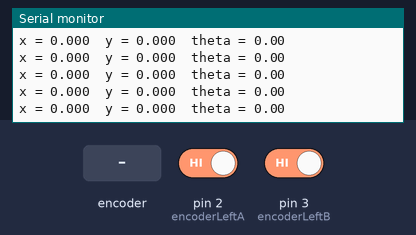
The sketch below on a simulated Arduino Uno, built with avr-gcc and run on an emulated ATmega328P. Shown: the last lines printed to the serial monitor. Inputs (shaded band) come from the test bench; at power-on: pin 2 (encoderLeftA) HIGH, pin 3 (encoderLeftB) HIGH.

Above: at 1.2 s.
1.3 s: rotary encoder on pin 2 (encoderLeftA) / pin 3 (encoderLeftB) turned 1 step (first pin leading)
At 1.45 s:
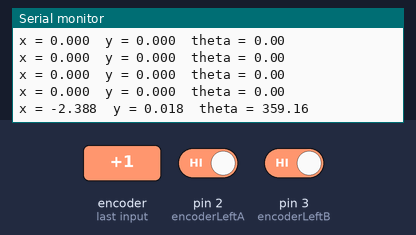
3.0 s: rotary encoder on pin 2 (encoderLeftA) / pin 3 (encoderLeftB) turned 1 step (first pin leading)
At 3.08 s:
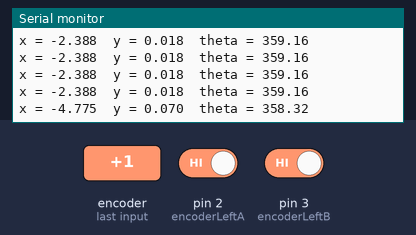
4.7 s: rotary encoder on pin 2 (encoderLeftA) / pin 3 (encoderLeftB) turned 3 steps (first pin leading)
At 4.81 s:
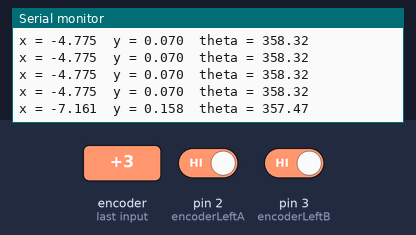
Timing chart, 0 to 7.7 s (numbered marks = the images above; inputs shaded):
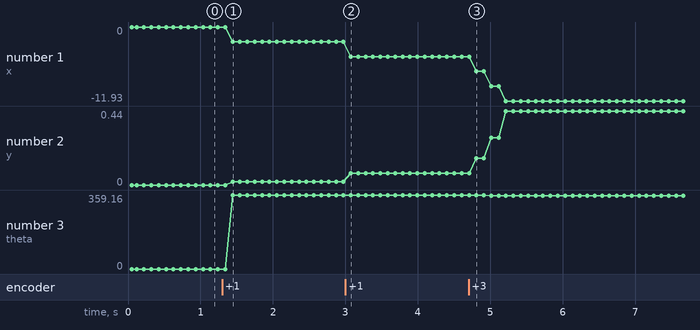

Measured:
- after the input at 1.3 s, the serial monitor: prints a new line after 0.14 s (image 1)
- after the input at 3.0 s, the serial monitor: prints a new line after 0.07 s (image 2)
- after the input at 4.7 s, the serial monitor: prints a new line after 0.11 s (image 3)
- plotted number 1: 0 → -2.39 after the input at 1.3 s, -2.39 → -4.78 after the input at 3.0 s, -4.78 → -11.93 after the input at 4.7 s
- plotted number 2: 0 → 0.02 after the input at 1.3 s, 0.02 → 0.07 after the input at 3.0 s, 0.07 → 0.44 after the input at 4.7 s
- plotted number 3: 0 → 359.16 after the input at 1.3 s, 359.16 → 358.32 after the input at 3.0 s, 358.32 → 355.79 after the input at 4.7 s

The sketch:

Co-ordinates_2Mecanum.ino
```cpp
#include <Arduino.h>

// ---------------- ENCODER PINS ----------------
const int encoderLeftA = 2;     // Left encoder channel A
const int encoderLeftB = 3;     // Left encoder channel B
const int encoderRightA = 18;   // Right encoder channel A
const int encoderRightB = 19;   // Right encoder channel B

// ---------------- ROBOT CONSTANTS ----------------
const float pulsesPerRevLeft = 100.0;    // measured
const float pulsesPerRevRight = 140.0;   // measured
const float wheelDiameter = 152.0;       //
const float wheelBase = 325.0;           //
const float wheelCircumference = PI * wheelDiameter;  // mm

// ---------------- ENCODER COUNTS ----------------
volatile long leftPulses = 0;
volatile long rightPulses = 0;

// ---------------- POSITION VARIABLES ----------------
float x = 0.0;     // meters
float y = 0.0;     // meters
float theta = 0.0; // degrees (orientation)

long prevLeftPulses = 0;
long prevRightPulses = 0;

// ---------------- INTERRUPT SERVICE ROUTINES ----------------
void leftEncoderISR() {
  if (digitalRead(encoderLeftB) == HIGH)
    leftPulses++;
  else
    leftPulses--;
}

void rightEncoderISR() {
  if (digitalRead(encoderRightB) == HIGH)
    rightPulses++;
  else
    rightPulses--;
}

// ---------------- SETUP ----------------
void setup() {
  Serial.begin(9600);

  pinMode(encoderLeftA, INPUT_PULLUP);
  pinMode(encoderLeftB, INPUT_PULLUP);
  pinMode(encoderRightA, INPUT_PULLUP);
  pinMode(encoderRightB, INPUT_PULLUP);

  attachInterrupt(digitalPinToInterrupt(encoderLeftA), leftEncoderISR, RISING);
  attachInterrupt(digitalPinToInterrupt(encoderRightA), rightEncoderISR, RISING);

  Serial.println("Odometry Started...  ");
  Serial.println("X (m)\tY (m)\tTheta (deg)");
}

// ---------------- LOOP ----------------
void loop() {
  long currentLeft = leftPulses;
  long currentRight = rightPulses;

  long deltaLeft = currentLeft - prevLeftPulses;
  long deltaRight = currentRight - prevRightPulses;

  prevLeftPulses = currentLeft;
  prevRightPulses = currentRight;

  float dLeft = (deltaLeft / pulsesPerRevLeft) * wheelCircumference;
  float dRight = (deltaRight / pulsesPerRevRight) * wheelCircumference;

  // --- Compute linear and angular displacement ---
  float dCenter = (dRight + dLeft) / 2.0;
  float dThetaRad = (dLeft - dRight) / wheelBase;   // radians
  float dThetaDeg = dThetaRad * (180.0 / PI);       // convert to degrees

  // --- Update global position (x, y, theta) ---
  float thetaRad = theta * (PI / 180.0);            // convert degrees to radians for cos/sin
  x += dCenter * cos(thetaRad + dThetaRad / 2.0);
  y += dCenter * sin(thetaRad + dThetaRad / 2.0);
   theta  += dThetaDeg;                               // update orientation in degrees

  // --- Normalize theta to 0–360 ---
  if (theta < 0) theta += 360;
  else if (theta >= 360) theta -= 360;

  // --- Print updated coordinates ---
  Serial.print("x = ");
  Serial.print(x, 3);
  Serial.print("\t");
  Serial.print("y = ");
  Serial.print(y, 3);
  Serial.print("\t");
  Serial.print("theta = ");
  Serial.println(theta, 2);

  delay(100);
}
```
